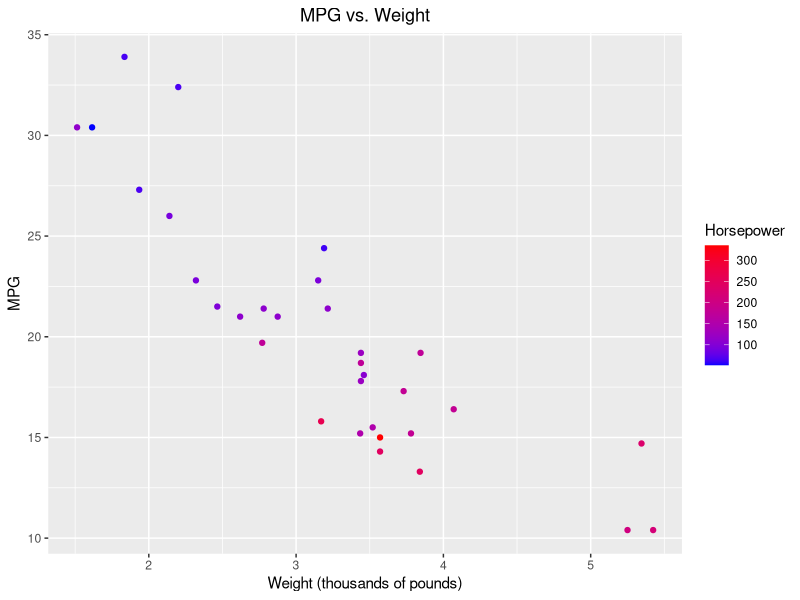
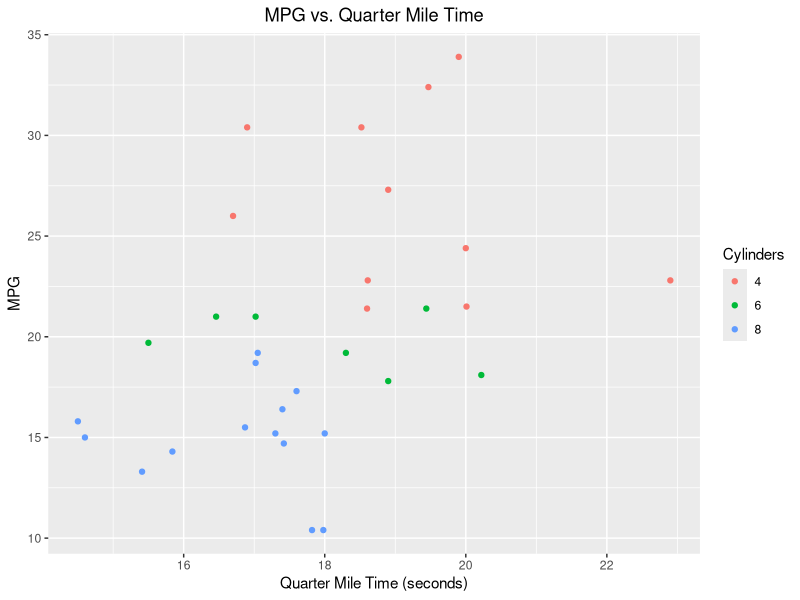

The R source for these figures, in order:
## ---- chunk 1
knitr::opts_chunk$set(echo = TRUE)
library(ggplot2)
## ---- chunk 2
ggplot(mtcars, aes(x=wt, y=mpg, color = hp)) + geom_point() + scale_color_continuous(low = "blue", high = "red", name = "Horsepower") + xlab("Weight (thousands of pounds)") + ylab("MPG") + ggtitle("MPG vs. Weight") + theme(plot.title = element_text(hjust = 0.5))
## ---- chunk 3
mtcars$Cylinders = factor(mtcars$cyl)

ggplot(mtcars, aes(x = qsec, y = mpg, color = Cylinders)) + geom_point() + scale_color_discrete() + xlab("Quarter Mile Time (seconds)") + ylab("MPG") + ggtitle("MPG vs. Quarter Mile Time") + theme(plot.title = element_text(hjust = 0.5))
## ---- chunk 4
mpgmodel = lm(mpg ~ hp + wt + qsec + cyl + wt:hp, data = mtcars)

coef(mpgmodel)
